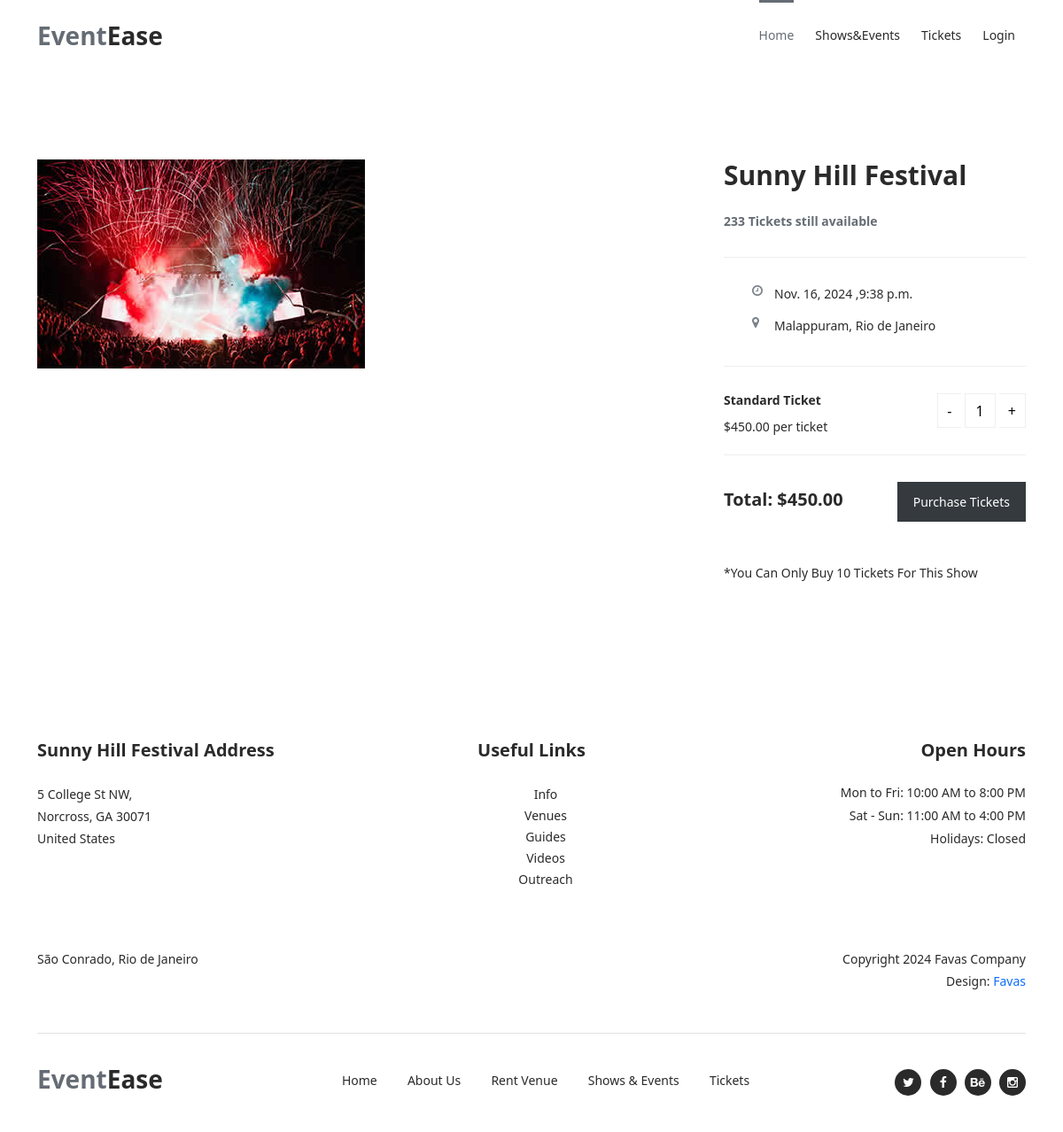
The page /tickets/purchase_tickets/25/ on the database as committed earlier.
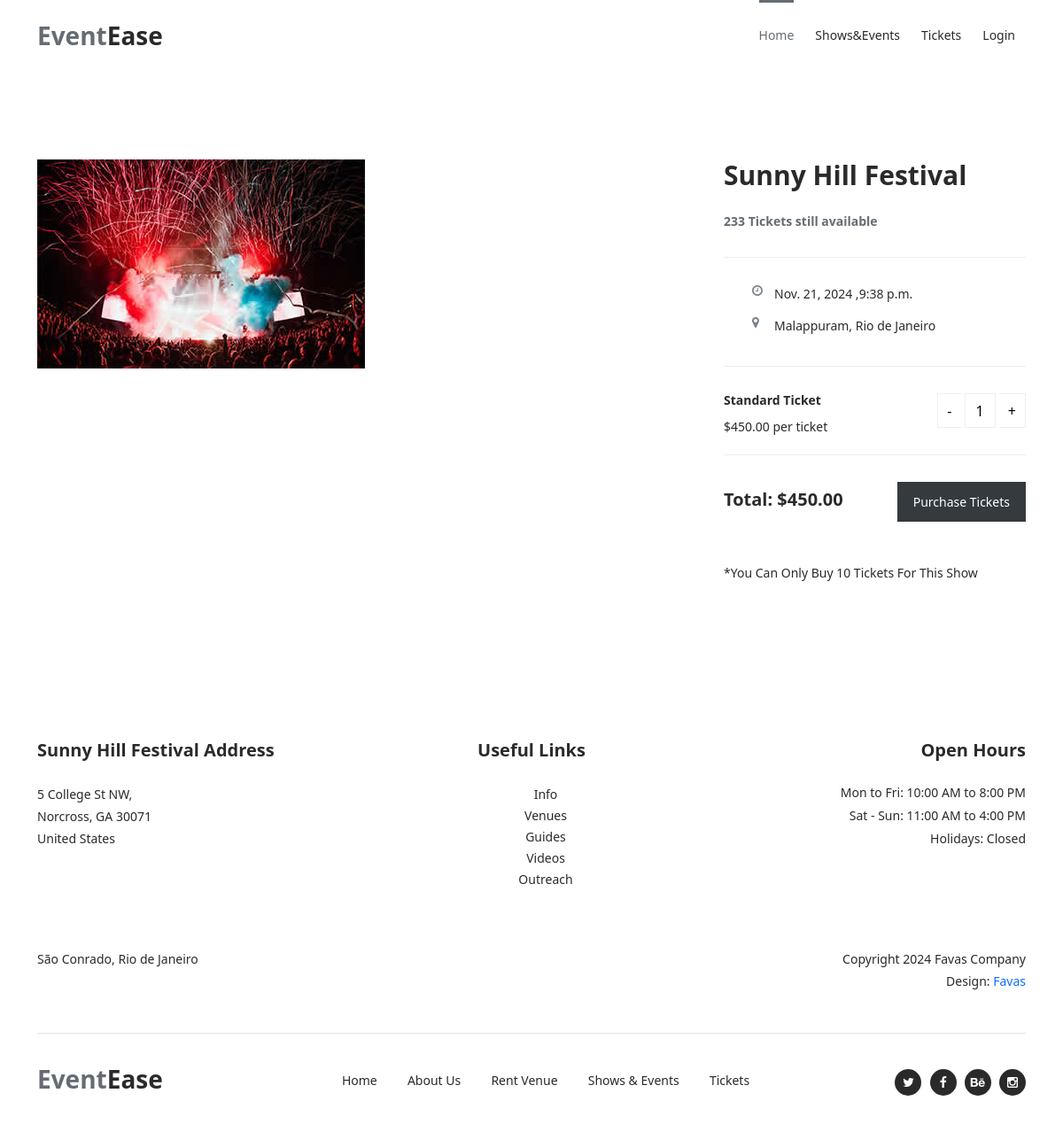
The same page on the database as committed later.
### events/models.py (models this page shows, shortened)
class Event(models.Model):
    user = models.ForeignKey(Profile, on_delete=models.CASCADE,blank=True,null=True)  # Link each event to a user
    title = models.CharField(max_length=200)
    description = models.TextField()
    date = models.DateField()
    time = models.TimeField()
    location = models.CharField(max_length=255)
    ticket_price=models.DecimalField(max_digits=10,decimal_places=2,default=0.00)
    is_active = models.BooleanField(default=True)
    image = models.ImageField(upload_to='event_images/', null=True, blank=True)
    capacity = models.PositiveIntegerField(default=0)

### tickets/views.py (the view)
# urls.py: path('purchase_tickets/<int:pk>/', views.purchase_tickets, name='purchase_tickets'),
def purchase_tickets(request, pk):
    event = get_object_or_404(Event, pk=pk)
    quantity = 1  # Default quantity
    total_price = event.ticket_price  # Default total price
    if request.method == 'POST':
        quantity = int(request.POST.get('quantity', 1))
        if quantity < 1 or quantity > 10:
            return render(request, 'error.html', {'message': 'Invalid quantity. Please select between 1 and 10 tickets.'})
        total_price = event.ticket_price * quantity
    return render(request, 'purchase_ticket_layout.html', {
        'event_ticket': event,
        'quantity': quantity,
        'total_price': total_price,
    })

### tickets/templatetags/calculate_total.py (called while the page is built)
@register.simple_tag
def calculate_total(ticket_price,quantity):
    return ticket_price*quantity

### templates/purchase_ticket_layout.html
{% extends 'blank_layout.html' %}
{% block header%}
{% include 'header.html' %}
{% endblock header%}
{% block purchase_ticket %}
{% include 'purchase_ticket.html' %}
{% endblock purchase_ticket %}
{% block footer %}
{% include 'footer.html' %}
{% endblock footer %}

### templates/purchase_ticket.html (shortened to what this page needs)
{% load static %}
{% load calculate_total %}
<body>
    <div class="ticket-details-page">
        <div class="container">
            <div class="row">
                <div class="col-lg-8">
                    <div class="left-image">
                        <img src="{{ event_ticket.image.url}}" alt="">
                    </div>
                </div>
                <div class="col-lg-4">
                    <div class="right-content">
                        <h4>Sunny Hill Festival</h4>
                        <span>{{event_ticket.capacity}} Tickets still available</span>
                        <ul>
                            <li><i class="fa fa-clock-o"></i> {{event_ticket.date}} ,{{event_ticket.time}}</li>
                            <li><i class="fa fa-map-marker"></i>{{event_ticket.location}}, Rio de Janeiro</li>
                        </ul>
                        <div class="quantity-content">
                            <div class="left-content">
                                <h6>Standard Ticket</h6>
                                <p>${{event_ticket.ticket_price}} per ticket</p>
                            </div>
                            <form method="post" action="{% url 'purchase_tickets' event_ticket.pk %}">
                                <div class="right-content">
                                    <div class="quantity buttons_added">
                                        <input type="button" value="-" class="minus" onclick="changeQuantity(-1)">
                                        <input type="number"
                                               id="quantity"
                                               step="1"
                                               min="1"
                                               max="10"
                                               name="quantity"
                                               value="{{ quantity|default:1 }}"
                                               title="Qty"
                                               class="input-text qty text"
                                               onchange="this.form.submit()">
                                        <input type="button" value="+" class="plus" onclick="changeQuantity(1)">
                                    </div>
                                </div>
                            </form>
                        </div>
                        <div class="total">
                            <h4>Total: ${% calculate_total event_ticket.ticket_price quantity|default:1  %}</h4>
                            <div class="main-dark-button"><a href="{% url 'ticket_success' event_ticket.pk %}">Purchase Tickets</a></div>
                        </div>
                        <div class="warn">
                            <p>*You Can Only Buy 10 Tickets For This Show</p>
                        </div>
                    </div>
                </div>
            </div>
        </div>
    </div>
</body>

Rows that differ between the two databases and show on the page:
changed Event "Malappuram": date "Nov. 16, 2024" → "Nov. 21, 2024"
